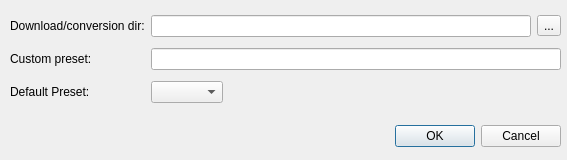
<?xml version="1.0" encoding="UTF-8"?>
<ui version="4.0">
 <class>Configuration</class>
 <widget class="QDialog" name="Configuration">
  <property name="geometry">
   <rect>
    <x>0</x>
    <y>0</y>
    <width>567</width>
    <height>160</height>
   </rect>
  </property>
  <property name="windowTitle">
   <string>Configuration</string>
  </property>
  <widget class="QDialogButtonBox" name="buttonOkCancel">
   <property name="geometry">
    <rect>
     <x>220</x>
     <y>120</y>
     <width>341</width>
     <height>32</height>
    </rect>
   </property>
   <property name="orientation">
    <enum>Qt::Horizontal</enum>
   </property>
   <property name="standardButtons">
    <set>QDialogButtonBox::Cancel|QDialogButtonBox::Ok</set>
   </property>
  </widget>
  <widget class="QWidget" name="gridLayoutWidget">
   <property name="geometry">
    <rect>
     <x>10</x>
     <y>10</y>
     <width>551</width>
     <height>101</height>
    </rect>
   </property>
   <layout class="QGridLayout" name="gridLayout">
    <item row="1" column="0">
     <widget class="QLabel" name="labelCustomPreset">
      <property name="text">
       <string>Custom preset:</string>
      </property>
     </widget>
    </item>
    <item row="0" column="1">
     <widget class="QLineEdit" name="lineDownloadDir"/>
    </item>
    <item row="0" column="0">
     <widget class="QLabel" name="labelDownloadDir">
      <property name="text">
       <string>Download/conversion dir:</string>
      </property>
     </widget>
    </item>
    <item row="2" column="0">
     <widget class="QLabel" name="labelDefaultPreset">
      <property name="text">
       <string>Default Preset:</string>
      </property>
     </widget>
    </item>
    <item row="0" column="2">
     <widget class="QToolButton" name="buttonDownloadDir">
      <property name="text">
       <string>...</string>
      </property>
     </widget>
    </item>
    <item row="1" column="1" colspan="2">
     <widget class="QLineEdit" name="lineCustomPreset"/>
    </item>
    <item row="2" column="1" colspan="2">
     <widget class="QComboBox" name="comboDefaultPreset">
      <property name="sizePolicy">
       <sizepolicy hsizetype="Maximum" vsizetype="Fixed">
        <horstretch>0</horstretch>
        <verstretch>0</verstretch>
       </sizepolicy>
      </property>
     </widget>
    </item>
   </layout>
  </widget>
 </widget>
 <resources/>
 <connections>
  <connection>
   <sender>buttonOkCancel</sender>
   <signal>accepted()</signal>
   <receiver>Configuration</receiver>
   <slot>accept()</slot>
   <hints>
    <hint type="sourcelabel">
     <x>248</x>
     <y>254</y>
    </hint>
    <hint type="destinationlabel">
     <x>157</x>
     <y>274</y>
    </hint>
   </hints>
  </connection>
  <connection>
   <sender>buttonOkCancel</sender>
   <signal>rejected()</signal>
   <receiver>Configuration</receiver>
   <slot>reject()</slot>
   <hints>
    <hint type="sourcelabel">
     <x>316</x>
     <y>260</y>
    </hint>
    <hint type="destinationlabel">
     <x>286</x>
     <y>274</y>
    </hint>
   </hints>
  </connection>
 </connections>
</ui>
